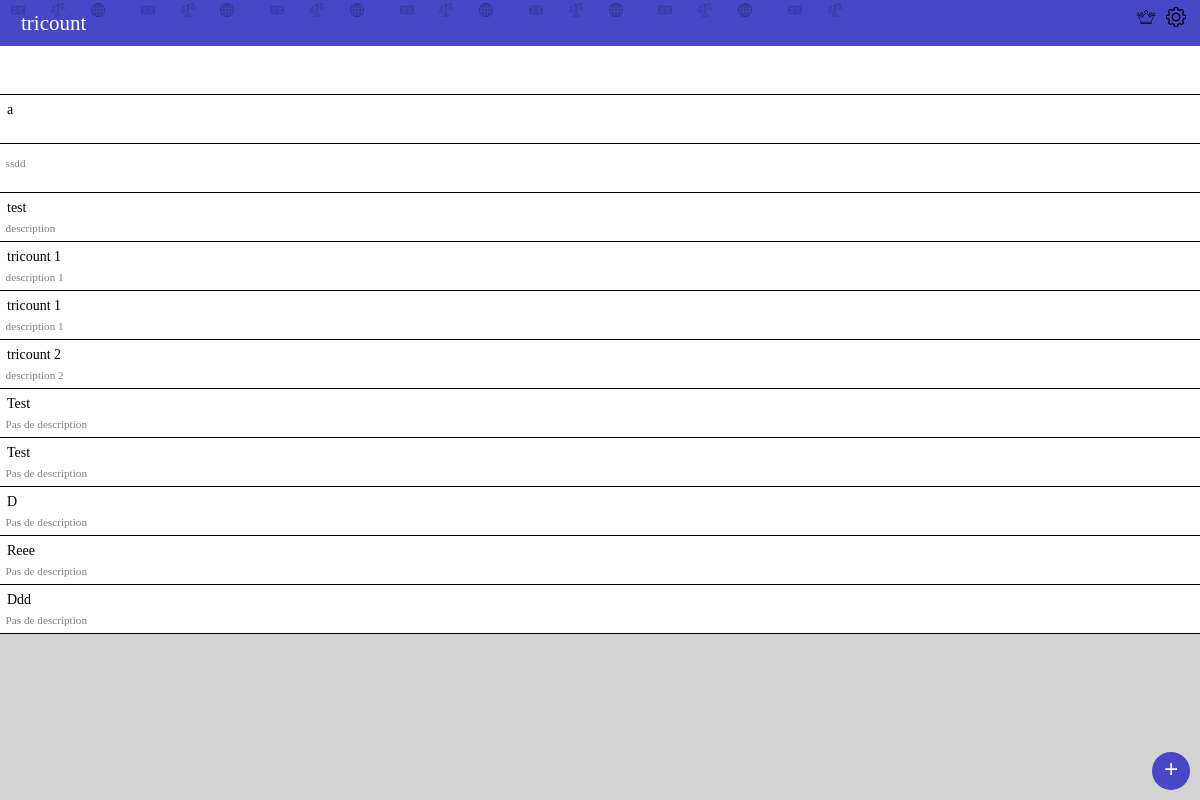
The page /count/ on the database its author committed.
### count/models.py (models this page shows)
class Counts(models.Model):
    title = models.TextField(default='')
    description = models.TextField(default='')
    category = models.TextField(default='')
    participants = models.ManyToManyField(Participants)

### count/views.py (the view)
# urls.py: path('',countviews.listecount,name = 'listecount'),
def listecount(request):
    if Participants.objects.last() != None:
        if Participants.objects.last().number != Counts.objects.count():
            Participants.objects.filter(number = Participants.objects.last().number).delete()
    items = Counts.objects.all()
    return render(request,'index.html',context ={'counts' : items})

### templates/index.html (shortened to what this page needs)
{% load static %}
<!DOCTYPE html>
<html lang="fr">
<head>
    <link rel="stylesheet" href="{% static 'css/listecount.css' %}">
</head>
<body>
    <header>
        <div class="titre"> tricount</div>
        <nav class = "header_data">
            <a href="" class="premium"><img width = 20px src="{% static 'images/crown.png' %}" alt="premium"></a>
            <a href="" class="options"> <img width = 20px src="{% static 'images/settings.png' %}" alt="parameters"> </a>
        </nav>
    </header>
    <div class = "header_images">
        <img src="{% static 'images/dollar-bill.png' %}" alt="billet">
        <img src="{% static 'images/scale.png' %}" alt="scale">
        <img class = "trois" src="{% static 'images/internet.png' %}" alt="web">
        <img src="{% static 'images/dollar-bill.png' %}" alt="billet">
        <img src="{% static 'images/scale.png' %}" alt="scale">
        <img class = "trois" src="{% static 'images/internet.png' %}" alt="web">
        <img src="{% static 'images/dollar-bill.png' %}" alt="billet">
        <img src="{% static 'images/scale.png' %}" alt="scale">
        <img class = "trois" src="{% static 'images/internet.png' %}" alt="web">
        <img src="{% static 'images/dollar-bill.png' %}" alt="billet">
        <img src="{% static 'images/scale.png' %}" alt="scale">
        <img class = "trois" src="{% static 'images/internet.png' %}" alt="web">
        <img src="{% static 'images/dollar-bill.png' %}" alt="billet">
        <img src="{% static 'images/scale.png' %}" alt="scale">
        <img class = "trois" src="{% static 'images/internet.png' %}" alt="web">
        <img src="{% static 'images/dollar-bill.png' %}" alt="billet">
        <img src="{% static 'images/scale.png' %}" alt="scale">
        <img class = "trois" src="{% static 'images/internet.png' %}" alt="web">
        <img src="{% static 'images/dollar-bill.png' %}" alt="billet">
        <img src="{% static 'images/scale.png' %}" alt="scale">
    </div>
    <main>
        {% for count in counts %}
        <a class = "link-tricount" id="link-tricount-{{count.id}}" href="/count/tricount/{{count.id}}">
            <div class="tricount">
                <p class = "tricount_title"> {{count.title}} </p>
                <p class = "tricount_description"> {{count.description}} </p>
            </div>
        </a>
        {% endfor %}
    </main>
    <footer>
        <a class ="id_newcount" id = "id_newcount" href="/count/newcount"> + </a>
    </footer>
</body>
</html>

### static/css/listecount.css (style rules this page uses)
* { box-sizing: border-box; font-size: 14px; margin:0; }
:root { --padding:0.5em; --color:rgb(71, 71, 199); }
body { background-color: lightgray; }
header { background-color: var(--color); color: white; display: flex; justify-content: space-between; text-align: center; }
.titre { padding-left: 1em; padding-top: var(--padding); padding-bottom: var(--padding); font-size: 1.5em; z-index: 1; }
.header_data { padding-top: var(--padding); padding-right: 1em; }
.header_images { position: absolute; top : 0px; left: 0px; opacity: 0.3; height: 3.5em; }
.header_images img { width: 1em; height: 1em; margin:0.2em 0.8em; }
.header_images .trois { margin-right: 1.5em; }
.premium { padding-right: var(--padding); }
main { background-color: white; }
.link-tricount { text-decoration: none; }
.tricount { border-bottom-style: solid; border-color: black; border-width: 1px; height:3.5em; }
.tricount_title { padding-top: var(--padding); ; padding-bottom: calc(0.5* var(--padding)) ; padding-left: var(--padding); color:black; }
.tricount_description { color: grey; font-size: 0.8em; padding-top: calc(0.5* var(--padding)); padding-bottom: var(--padding); padding-left: var(--padding); }
.id_newcount { position:absolute; bottom: 10px; right: 10px; font-size: 1.8em; font-weight: 700; color: white; width:1.5em; height : 1.5em; background-color: var(--color); border-radius: 100%; text-decoration: none; text-align: center; padding-top: 0.15em; }

### rows shown on the page
Counts: title "a"
Counts: description "ssdd"
Counts: title "test", description "description"
Counts: title "tricount 1", description "description 1"
Counts: title "tricount 1", description "description 1"
Counts: title "tricount 2", description "description 2"
Counts: title "Test", description "Pas de description"
Counts: title "Test", description "Pas de description"
Counts: title "D", description "Pas de description"
Counts: title "Reee", description "Pas de description"
Counts: title "Ddd", description "Pas de description"
